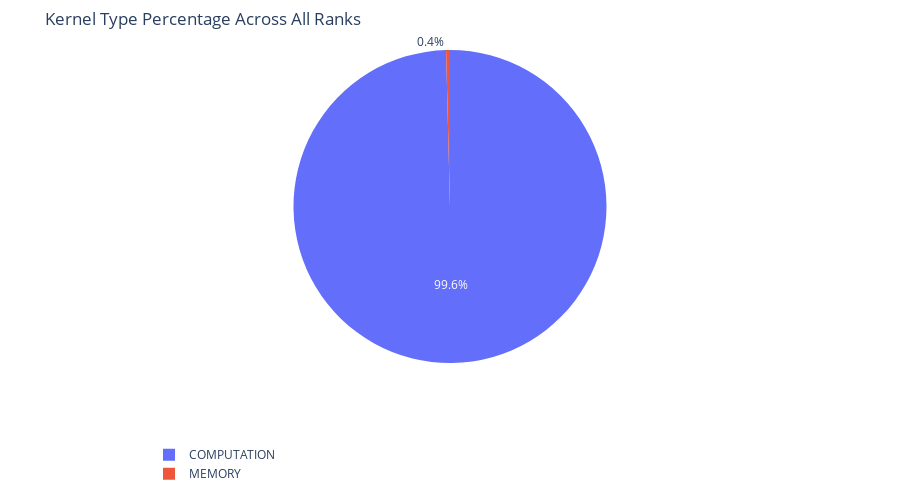
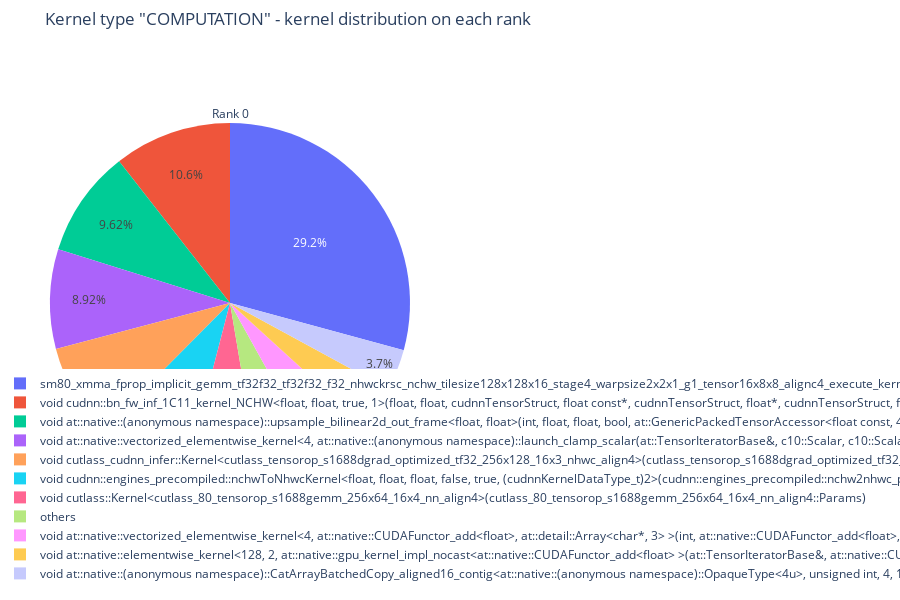
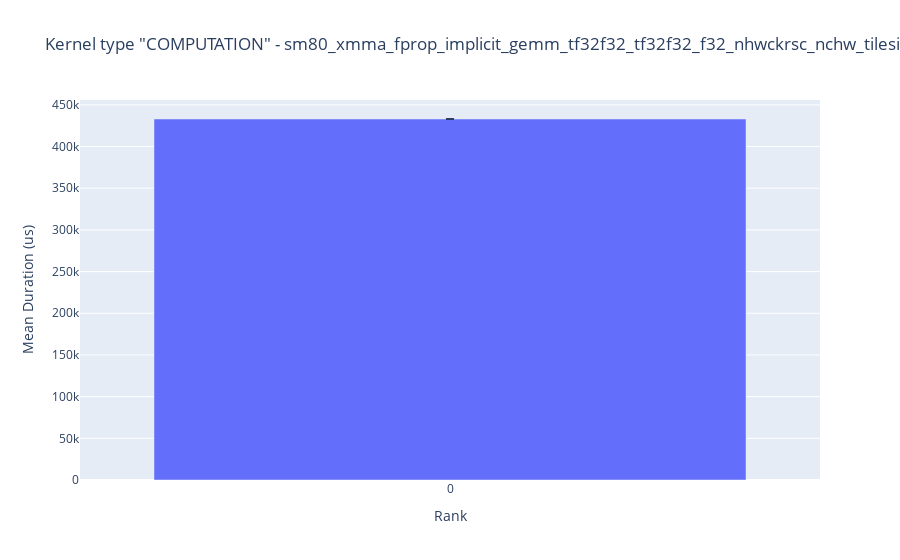
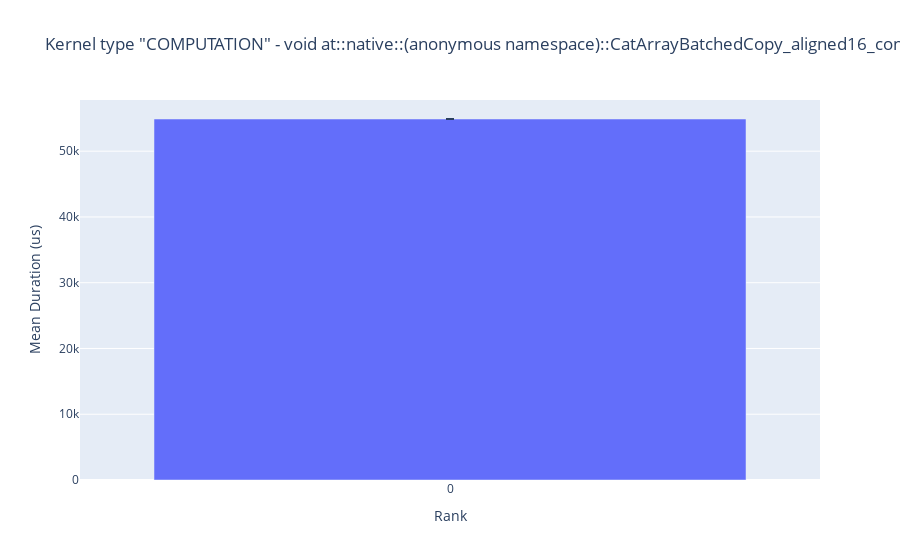

Here is the notebook cell these charts were saved with, in order:
### Code cell
kernel_breakdown = analyzer.get_gpu_kernel_breakdown()

### Figure 1 — Plotly figure (JSON) as saved in the notebook; plotly's stock layout.template omitted (floating-point values rounded to 4 significant figures)
{"data": [{"domain": {"x": [0, 1], "y": [0, 1]}, "hovertemplate": "kernel_type=%{label}<br>percentage=%{value}<extra></extra>", "labels": ["COMPUTATION", "MEMORY"], "legendgroup": "", "name": "", "showlegend": true, "type": "pie", "values": [99.6, 0.4]}], "layout": {"height": 500, "legend": {"tracegroupgap": 0, "x": 0, "xanchor": "left", "y": -0.4, "yanchor": "bottom"}, "margin": {"b": 50, "l": 50, "r": 50, "t": 50}, "showlegend": true, "title": {"text": "Kernel Type Percentage Across All Ranks"}}}

### Figure 2 — Plotly figure (JSON) as saved in the notebook; plotly's stock layout.template omitted (floating-point values rounded to 4 significant figures)
{"data": [{"automargin": false, "domain": {"x": [0, 0.45], "y": [0, 1]}, "labels": ["others", "sm80_xmma_fprop_implicit_gemm_tf32f32_tf32f32_f32_nhwckrsc_nchw_tilesize128x128x16_stage4_warpsize2x2x1_g1_tensor16x8x8_alignc4_execute_kernel_cudnn_infer", "void at::native::(anonymous namespace)::CatArrayBatchedCopy_aligned16_contig<at::native::(anonymous namespace)::OpaqueType<4u>, unsigned int, 4, 128, 1>(at::native::(anonymous namespace)::OpaqueType<4u>*, at::native::(anonymous namespace)::CatArrInputTensorMetadata<at::native::(anonymous namespace)::OpaqueType<4u>, unsigned int, 128, 1>, at::native::(anonymous namespace)::TensorSizeStride<unsigned int, 4u>, int, unsigned int)", "void at::native::(anonymous namespace)::upsample_bilinear2d_out_frame<float, float>(int, float, float, bool, at::GenericPackedTensorAccessor<float const, 4ul, at::DefaultPtrTraits, long>, at::GenericPackedTensorAccessor<float, 4ul, at::DefaultPtrTraits, long>)", "void at::native::elementwise_kernel<128, 2, at::native::gpu_kernel_impl_nocast<at::native::CUDAFunctor_add<float> >(at::TensorIteratorBase&, at::native::CUDAFunctor_add<float> const&)::{lambda(int)#1}>(int, at::native::gpu_kernel_impl_nocast<at::native::CUDAFunctor_add<float> >(at::TensorIteratorBase&, at::native::CUDAFunctor_add<float> const&)::{lambda(int)#1})", "void at::native::vectorized_elementwise_kernel<4, at::native::(anonymous namespace)::launch_clamp_scalar(at::TensorIteratorBase&, c10::Scalar, c10::Scalar, at::native::detail::ClampLimits)::{lambda()#1}::operator()() const::{lambda()#7}::operator()() const::{lambda(float)#1}, at::detail::Array<char*, 2> >(int, at::native::(anonymous namespace)::launch_clamp_scalar(at::TensorIteratorBase&, c10::Scalar, c10::Scalar, at::native::detail::ClampLimits)::{lambda()#1}::operator()() const::{lambda()#7}::operator()() const::{lambda(float)#1}, at::detail::Array<char*, 2>)", "void at::native::vectorized_elementwise_kernel<4, at::native::CUDAFunctor_add<float>, at::detail::Array<char*, 3> >(int, at::native::CUDAFunctor_add<float>, at::detail::Array<char*, 3>)", "void cudnn::bn_fw_inf_1C11_kernel_NCHW<float, float, true, 1>(float, float, cudnnTensorStruct, float const*, cudnnTensorStruct, float*, cudnnTensorStruct, float const*, float const*, float const*, float const*, float)", "void cudnn::engines_precompiled::nchwToNhwcKernel<float, float, float, false, true, (cudnnKernelDataType_t)2>(cudnn::engines_precompiled::nchw2nhwc_params_t<float>, float const*, float*)", "void cutlass::Kernel<cutlass_80_tensorop_s1688gemm_256x64_16x4_nn_align4>(cutlass_80_tensorop_s1688gemm_256x64_16x4_nn_align4::Params)", "void cutlass_cudnn_infer::Kernel<cutlass_tensorop_s1688dgrad_optimized_tf32_256x128_16x3_nhwc_align4>(cutlass_tensorop_s1688dgrad_optimized_tf32_256x128_16x3_nhwc_align4::Params)"], "title": {"text": "Rank 0"}, "type": "pie", "values": [80360.0, 433100.0, 54890.0, 142500.0, 57130.0, 132300.0, 76280.0, 156600.0, 124300.0, 99370.0, 125400.0]}], "layout": {"height": 600, "legend": {"x": 0, "xanchor": "left", "y": -0.1, "yanchor": "bottom"}, "margin": {"b": 50, "l": 50, "r": 50, "t": 50}, "showlegend": true, "title": {"text": "Kernel type \"COMPUTATION\" - kernel distribution on each rank"}}}

### Figure 3 — Plotly figure (JSON) as saved in the notebook; plotly's stock layout.template omitted (floating-point values rounded to 4 significant figures)
{"data": [{"error_y": {"array": [0.0], "arrayminus": [0.0]}, "hovertemplate": "Rank=%{x}<br>Mean Duration (us)=%{y}<extra></extra>", "legendgroup": "", "marker": {"color": "#636efa", "pattern": {"shape": ""}}, "name": "", "orientation": "v", "showlegend": false, "textposition": "auto", "type": "bar", "x": [0], "xaxis": "x", "y": [433100.0], "yaxis": "y"}], "layout": {"barmode": "relative", "legend": {"tracegroupgap": 0}, "title": {"text": "Kernel type \"COMPUTATION\" - sm80_xmma_fprop_implicit_gemm_tf32f32_tf32f32_f32_nhwckrsc_nchw_tilesize128x128x16_stage4_warpsize2x2x1_g1_tensor16x8x8_alignc4_execute_kernel_cudnn_infer"}, "xaxis": {"anchor": "y", "domain": [0, 1], "dtick": 1, "tick0": 0, "tickmode": "linear", "title": {"text": "Rank"}}, "yaxis": {"anchor": "x", "domain": [0, 1], "title": {"text": "Mean Duration (us)"}}}}

### Figure 4 — Plotly figure (JSON) as saved in the notebook; plotly's stock layout.template omitted (floating-point values rounded to 4 significant figures)
{"data": [{"error_y": {"array": [0.0], "arrayminus": [0.0]}, "hovertemplate": "Rank=%{x}<br>Mean Duration (us)=%{y}<extra></extra>", "legendgroup": "", "marker": {"color": "#636efa", "pattern": {"shape": ""}}, "name": "", "orientation": "v", "showlegend": false, "textposition": "auto", "type": "bar", "x": [0], "xaxis": "x", "y": [54890.0], "yaxis": "y"}], "layout": {"barmode": "relative", "legend": {"tracegroupgap": 0}, "title": {"text": "Kernel type \"COMPUTATION\" - void at::native::(anonymous namespace)::CatArrayBatchedCopy_aligned16_contig<at::native::(anonymous namespace)::OpaqueType<4u>, unsigned int, 4, 128, 1>(at::native::(anonymous namespace)::OpaqueType<4u>*, at::native::(anonymous namespace)::CatArrInputTensorMetadata<at::native::(anonymous namespace)::OpaqueType<4u>, unsigned int, 128, 1>, at::native::(anonymous namespace)::TensorSizeStride<unsigned int, 4u>, int, unsigned int)"}, "xaxis": {"anchor": "y", "domain": [0, 1], "dtick": 1, "tick0": 0, "tickmode": "linear", "title": {"text": "Rank"}}, "yaxis": {"anchor": "x", "domain": [0, 1], "title": {"text": "Mean Duration (us)"}}}}
